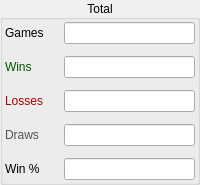
                  <widget class="QGroupBox" name="groupBoxTotalStats">
                   <property name="locale">
                    <locale language="English" country="UnitedStates"/>
                   </property>
                   <property name="title">
                    <string>Total</string>
                   </property>
                   <property name="alignment">
                    <set>Qt::AlignCenter</set>
                   </property>
                   <layout class="QGridLayout" name="gridLayout_2">
                    <property name="leftMargin">
                     <number>2</number>
                    </property>
                    <property name="topMargin">
                     <number>2</number>
                    </property>
                    <property name="rightMargin">
                     <number>2</number>
                    </property>
                    <property name="bottomMargin">
                     <number>2</number>
                    </property>
                    <property name="horizontalSpacing">
                     <number>20</number>
                    </property>
                    <property name="verticalSpacing">
                     <number>12</number>
                    </property>
                    <item row="0" column="1">
                     <widget class="QLineEdit" name="lineEditTotalGames">
                      <property name="locale">
                       <locale language="English" country="UnitedStates"/>
                      </property>
                      <property name="readOnly">
                       <bool>true</bool>
                      </property>
                     </widget>
                    </item>
                    <item row="1" column="0">
                     <widget class="QLabel" name="labelWins">
                      <property name="palette">
                       <palette>
                        <active>
                         <colorrole role="WindowText">
                          <brush brushstyle="SolidPattern">
                           <color alpha="255">
                            <red>0</red>
                            <green>85</green>
                            <blue>0</blue>
                           </color>
                          </brush>
                         </colorrole>
                        </active>
                        <inactive>
                         <colorrole role="WindowText">
                          <brush brushstyle="SolidPattern">
                           <color alpha="255">
                            <red>0</red>
                            <green>85</green>
                            <blue>0</blue>
                           </color>
                          </brush>
                         </colorrole>
                        </inactive>
                        <disabled>
                         <colorrole role="WindowText">
                          <brush brushstyle="SolidPattern">
                           <color alpha="255">
                            <red>120</red>
                            <green>120</green>
                            <blue>120</blue>
                           </color>
                          </brush>
                         </colorrole>
                        </disabled>
                       </palette>
                      </property>
                      <property name="locale">
                       <locale language="English" country="UnitedStates"/>
                      </property>
                      <property name="text">
                       <string>Wins</string>
                      </property>
                     </widget>
                    </item>
                    <item row="0" column="0">
                     <widget class="QLabel" name="labelGames">
                      <property name="locale">
                       <locale language="English" country="UnitedStates"/>
                      </property>
                      <property name="text">
                       <string>Games</string>
                      </property>
                     </widget>
                    </item>
                    <item row="1" column="1">
                     <widget class="QLineEdit" name="lineEditTotalWins">
                      <property name="locale">
                       <locale language="English" country="UnitedStates"/>
                      </property>
                      <property name="readOnly">
                       <bool>true</bool>
                      </property>
                     </widget>
                    </item>
                    <item row="3" column="0">
                     <widget class="QLabel" name="labelDraws">
                      <property name="palette">
                       <palette>
                        <active>
                         <colorrole role="WindowText">
                          <brush brushstyle="SolidPattern">
                           <color alpha="255">
                            <red>84</red>
                            <green>84</green>
                            <blue>84</blue>
                           </color>
                          </brush>
                         </colorrole>
                        </active>
                        <inactive>
                         <colorrole role="WindowText">
                          <brush brushstyle="SolidPattern">
                           <color alpha="255">
                            <red>84</red>
                            <green>84</green>
                            <blue>84</blue>
                           </color>
                          </brush>
                         </colorrole>
                        </inactive>
                        <disabled>
                         <colorrole role="WindowText">
                          <brush brushstyle="SolidPattern">
                           <color alpha="255">
                            <red>120</red>
                            <green>120</green>
                            <blue>120</blue>
                           </color>
                          </brush>
                         </colorrole>
                        </disabled>
                       </palette>
                      </property>
                      <property name="locale">
                       <locale language="English" country="UnitedStates"/>
                      </property>
                      <property name="text">
                       <string>Draws</string>
                      </property>
                     </widget>
                    </item>
                    <item row="2" column="1">
                     <widget class="QLineEdit" name="lineEditTotalLosses">
                      <property name="locale">
                       <locale language="English" country="UnitedStates"/>
                      </property>
                      <property name="readOnly">
                       <bool>true</bool>
                      </property>
                     </widget>
                    </item>
                    <item row="2" column="0">
                     <widget class="QLabel" name="labelLosses">
                      <property name="palette">
                       <palette>
                        <active>
                         <colorrole role="WindowText">
                          <brush brushstyle="SolidPattern">
                           <color alpha="255">
                            <red>170</red>
                            <green>0</green>
                            <blue>0</blue>
                           </color>
                          </brush>
                         </colorrole>
                        </active>
                        <inactive>
                         <colorrole role="WindowText">
                          <brush brushstyle="SolidPattern">
                           <color alpha="255">
                            <red>170</red>
                            <green>0</green>
                            <blue>0</blue>
                           </color>
                          </brush>
                         </colorrole>
                        </inactive>
                        <disabled>
                         <colorrole role="WindowText">
                          <brush brushstyle="SolidPattern">
                           <color alpha="255">
                            <red>120</red>
                            <green>120</green>
                            <blue>120</blue>
                           </color>
                          </brush>
                         </colorrole>
                        </disabled>
                       </palette>
                      </property>
                      <property name="locale">
                       <locale language="English" country="UnitedStates"/>
                      </property>
                      <property name="text">
                       <string>Losses</string>
                      </property>
                     </widget>
                    </item>
                    <item row="3" column="1">
                     <widget class="QLineEdit" name="lineEditTotalDraws">
                      <property name="locale">
                       <locale language="English" country="UnitedStates"/>
                      </property>
                      <property name="readOnly">
                       <bool>true</bool>
                      </property>
                     </widget>
                    </item>
                    <item row="4" column="0">
                     <widget class="QLabel" name="labelWinrate">
                      <property name="locale">
                       <locale language="English" country="UnitedStates"/>
                      </property>
                      <property name="text">
                       <string>Win %</string>
                      </property>
                     </widget>
                    </item>
                    <item row="4" column="1">
                     <widget class="QLineEdit" name="lineEditTotalWinrate">
                      <property name="locale">
                       <locale language="English" country="UnitedStates"/>
                      </property>
                      <property name="readOnly">
                       <bool>true</bool>
                      </property>
                     </widget>
                    </item>
                   </layout>
                  </widget>
